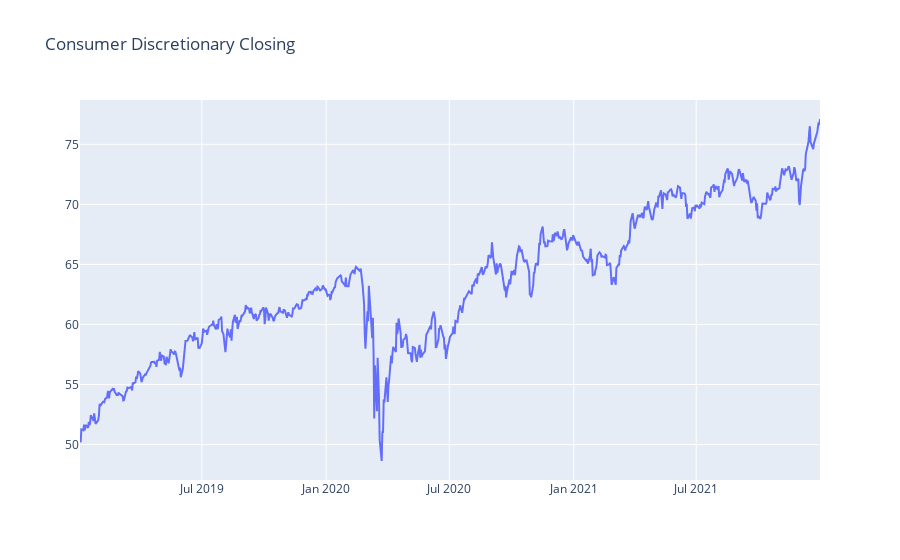

The notebook cell saved with this chart:
### Code cell
plt.figure(figsize=(16,8))
consumer_discretionary_closing_figure = go.Figure(go.Scatter(x=consumer_discretionary_sector_pd.index, y=consumer_discretionary_sector_pd['consumer_discretionary_sector']))
consumer_discretionary_closing_figure.update_layout(title='Consumer Discretionary Closing')
consumer_discretionary_closing_figure.update_yaxes(type='linear')

### Figure 1 — Plotly figure (JSON) as saved in the notebook; plotly's stock layout.template omitted (floating-point values rounded to 4 significant figures; data arrays with more than 128 entries replaced by an {"elided": "..."} marker saying what was removed)
{"data": [{"type": "scatter", "x": {"elided": "757 str values"}, "y": {"elided": "757 float values"}}], "layout": {"title": {"text": "Consumer Discretionary Closing"}, "yaxis": {"type": "linear"}}}
